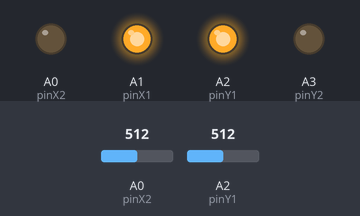
Simulated run of this sketch. Board: Arduino Uno, built with avr-gcc and run on an emulated ATmega328P. Shown: output pins drawn as LEDs (lit = HIGH). Inputs (shaded band) come from the test bench; at power-on: A0 (pinX2) = 512, A2 (pinY1) = 512. What the sketch prints to the serial monitor is not drawn.

Above: at 0.05 s.
Timing chart, 0 to 3.0 s (numbered marks = the images above):
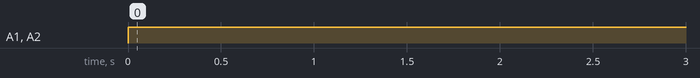

The sketch:

touchpad.ino
```cpp
#include "Touchpadlib.h"

Touchpadlib touchpad(A1, A0, A2, A3);
int x, y;

void setup() {
  Serial.begin(9600);
}

void loop() {
  touchpad.getXY(x, y);
  touchpad.serialPrintXY();
  delay(100);
}
```

Touchpadlib.cpp
```cpp
#include "Arduino.h"
#include "Touchpadlib.h"

Touchpadlib::Touchpadlib() {
  int pinX1 = A1; //yellow
  int pinX2 = A0; //orange
  int pinY1 = A2; //green
  int pinY2 = A3; //red
}

Touchpadlib::Touchpadlib(int x1, int x2, int y1, int y2) {
  int pinX1 = x1;
  int pinX2 = x2;
  int pinY1 = y1;
  int pinY2 = y2;
}

void Touchpadlib::serialPrintXY() {
  Serial.print(x);
  Serial.print("\t");
  Serial.println(y);
}

void Touchpadlib::updateX() {
  pinMode(pinY1, INPUT);
  pinMode(pinY2, INPUT);
  pinMode(pinX1, OUTPUT);
  pinMode(pinX2, OUTPUT);

  digitalWrite(pinX1, LOW);
  digitalWrite(pinX2, LOW);
  digitalWrite(pinX1, HIGH);
  delay(10);

  x = analogRead(pinY1);
  x = map(x, 53, 920, 0, 100);
  if (x < 0) x = 0;
  if (x > 100) x = 100;
}

void Touchpadlib::updateY() {
  pinMode(pinY1, OUTPUT);
  pinMode(pinY2, OUTPUT);
  pinMode(pinX1, INPUT);
  pinMode(pinX2, INPUT);

  digitalWrite(pinY1, LOW);
  digitalWrite(pinY2, LOW);
  digitalWrite(pinY1, HIGH);
  delay(10);

  y = analogRead(pinX2);
  y = map(y, 121, 898, 0, 100);
  if (y < 0) y = 0;
  if (y > 100) y = 100;
}

void Touchpadlib::getXY(int& x1, int& y1) {
  updateX();
  updateY();

  x1 = x;
  y1 = y;
}
```

Touchpadlib.h
```cpp
#ifndef Touchpadlib_h
#define Touchpadlib_h

#include "Arduino.h"

class Touchpadlib {
  private:
    int x, y;
    int pinX1 = A1; //yellow
    int pinX2 = A0; //orange
    int pinY1 = A2; //green
    int pinY2 = A3; //red
    void updateX();
    void updateY();

  public:
    Touchpadlib();
    Touchpadlib(int x1, int x2, int y1, int y2);
    void serialPrintXY();
    void getXY(int& x1, int& y1);
};

#endif
```

Measured:
- by itself, A1 (pinX1): LOW → HIGH at 0.00 s
- by itself, A2 (pinY1): LOW → HIGH at 0.01 s
